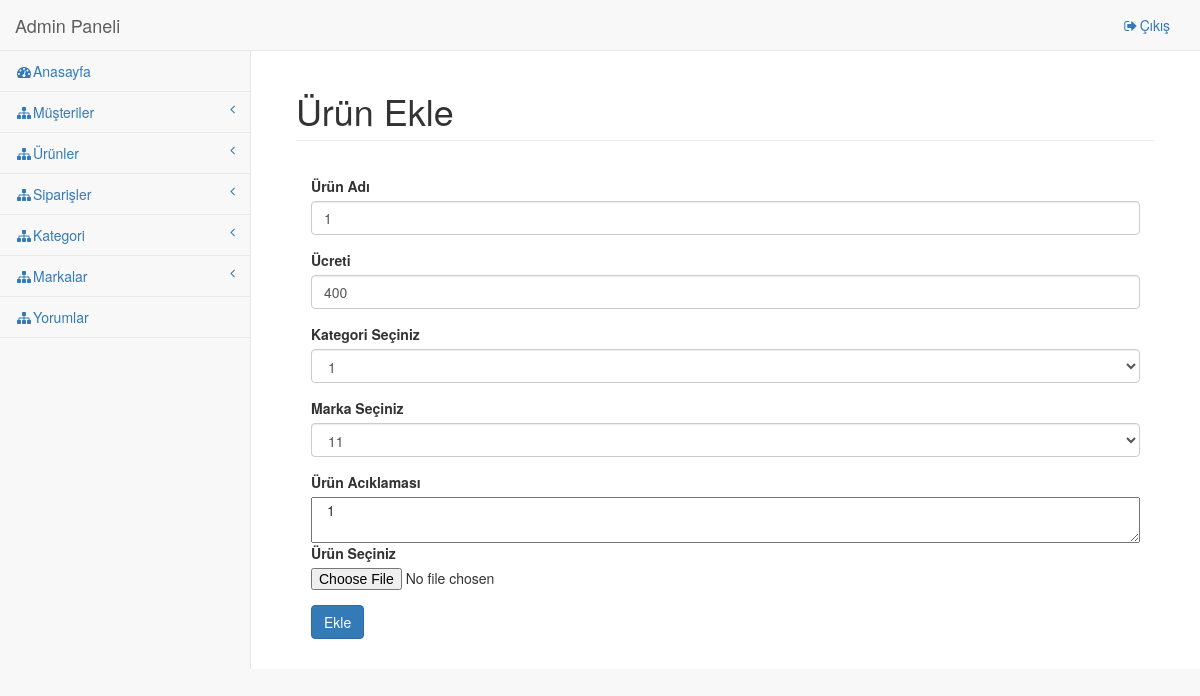
The app's page /adminpanel/update/product/17 with its own data.
### tables this page shows
CREATE TABLE `product` (
  `id` int(11) NOT NULL,
  `name` varchar(20) DEFAULT NULL,
  `price` int(11) DEFAULT NULL,
  `category_id` int(11) DEFAULT NULL,
  `brand_id` int(11) DEFAULT NULL,
  `sold` int(11) DEFAULT '0',
  `type` varchar(20) DEFAULT NULL,
  `image` text,
  `detail` varchar(101) DEFAULT NULL
);

### application/controllers/Adminpanel.php (called while the page is built, shortened)
<?php
class AdminPanel extends CI_Controller {
	function __construct(){
		$this->load->database();
	}
	function update($folder, $id){
		if($folder == 'user'){
			$table ='admin';
		}
		else if($folder=='customer'){
			$table="users";
		}
		else if($folder=='product'){
			$table="product";
		}
		$this->db->where('id', $id);
		$data['data'] = $this->db->get($table)->row();
		$data['categories'] = $this->db->get('categories')->result();
		$data['brands'] = $this->db->get('brands')->result();
		$this->load->view('panel/'.$folder.'/update',$data);
	}
}

### index.php (called while the page is built, shortened)
<?php
require_once BASEPATH.'core/CodeIgniter.php';

### application/views/panel/product/update.php (the view, shortened to what this page needs)
        <div class="row">
            <div class="col-lg-12">
                <h1 class="page-header">Ürün Ekle</h1>
            </div>
        </div>
<form action="<?=site_url('adminpanel/update_product/'.$data->id)?>" method="post" enctype="multipart/form-data">
    <div class="panel-body">
        <div class="form-group">
            <label>Ürün Adı</label>
            <input class="form-control" placeholder="Ürün Adı Giriniz" name="name" value="<?=$data->name?>">
        </div>
        <div class="form-group">
            <label>Ücreti</label>
            <input class="form-control" placeholder="Ürün Ücreti Giriniz" name="price" value="<?=$data->price?>">
        </div>
        <div class="form-group">
            <label>Kategori Seçiniz</label>
            <select name="category_id" class="form-control" value="<?=$data->category_id?>">
                <?php foreach ($categories as $category):?>
                <option value="<?=$category->id?>"><?=$category->name?></option>
                            <?php endforeach;?>
            </select>
        </div>
        <div class="form-group">
            <label>Marka Seçiniz</label>
            <select name="brand_id" class="form-control" value="<?=$data->brand_id?>">
                <?php foreach ($brands as $brand):?>
                <option value="<?=$brand->id?>"><?=$brand->name?></option>
                            <?php endforeach;?>
            </select>
        </div>
        <div class="form-group">
            <label>Ürün  Acıklaması</label><br/>
            <textarea class="col-md-12" name="detail"><?=$data->name?></textarea>
        </div>
        <div class="form-group">
            <label>Ürün  Seçiniz</label>
            <input type="file" name="file" id="file">
        </div>
        <div class="form-group">
            <button type="submit" class="btn btn-primary">Ekle</button>
        </div>
    </div>
</form>

### records on screen
product: name "1", price "400", detail "1"

### other values on screen
form field category_id "1"
form field brand_id "11"
